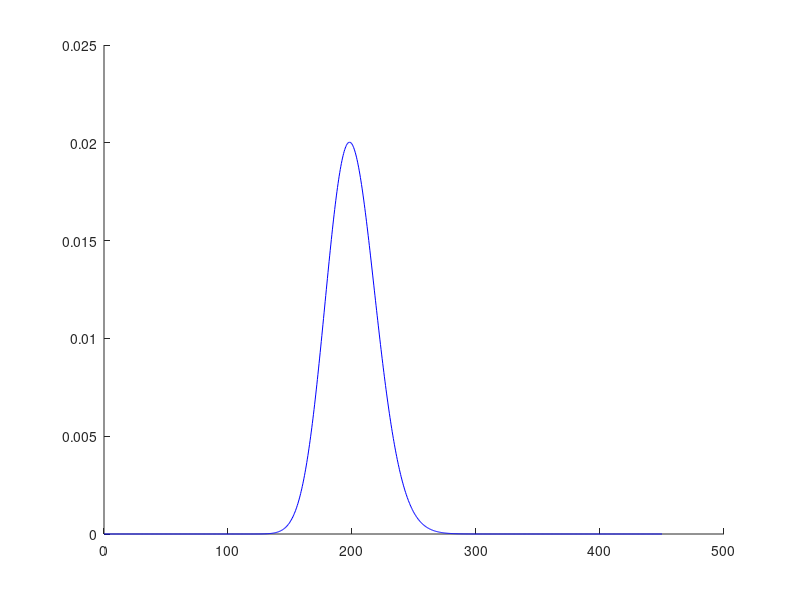

The MATLAB script that drew this image: (Note: this script raises an error after producing the figure.)
%% linear model


% y1 = @(w) w(2)*x + w(1); 
% y2 = @(w) w(3)*x + w(2)*x + w(1); 


%%
figure(1); clf;
% for ndat = round(logspace(1,4,30))
%LRT
ndat = 200; 
nparnull = 0 ; 
nparalt = 15 ; 

dofnull = ndat-nparnull; 
dofalt = ndat-nparalt; 
likelihood_null = chi2pdf(dofnull-2, dofnull); 
likelihood_alt = chi2pdf(dofalt-2, dofalt) ;

figure(1); clf; hold on
x = linspace(0,ndat+250, 1000);
plot(x, chi2pdf(x, dofnull), "Color",'b')
yline(likelihood_null, "Color","b")
plot(x, chi2pdf(x, dofalt), "Color",'r')
yline(likelihood_alt, "Color","r")
xline(183)
    
% D = 2*( log(likelihood_alt) - log(likelihood_null) )
D = -2*(log(likelihood_null) - log(likelihood_alt))
% LD = chi2pdf(D,nparalt-nparnull) 
LD = chi2pdf(D, dofnull-dofalt) 

% semilogx(ndat, D, 'o'); hold on
% somehow constrain likelihood with SE?


% end

figure(2); clf; hold on
x = linspace(0,nparalt, 1000);
plot(x, chi2pdf(x, nparalt - nparnull), "Color",'b')
% yline(chi2pdf(D, nparalt - nparnull), "Color","b")
xline(D)